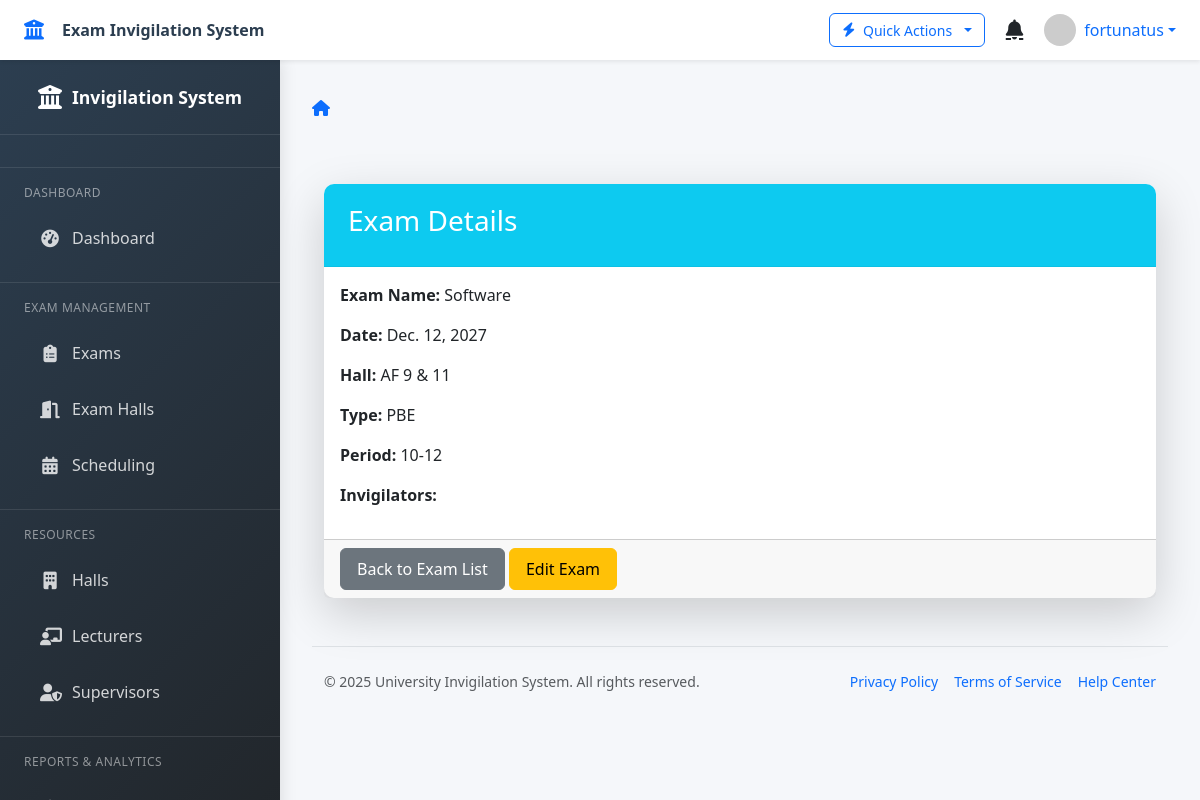
/exams/1/ (signed in), run on the app's committed database.
### invigilation/models.py (models this page shows, shortened)
class Exam(models.Model):
    PERIOD_CHOICES = [
        ('8-10', '8:00 - 10:00'),
        ('10-12', '10:00 - 12:00'),
        ('12-2', '12:00 - 14:00'),
        ('2-4', '14:00 - 16:00'),
        ('4-6', '16:00 - 18:00'),
    ]
    exam_name = models.CharField(max_length=200)
    exam_date = models.DateField()
    exam_hall = models.ForeignKey('Hall', on_delete=models.CASCADE)
    exam_type = models.CharField(
        max_length=50,
        choices=[('PBE', 'Paper Based Exam'), ('CBE', 'Computer Based Exam')]
    )
    exam_period = models.CharField(
        max_length=5,
        choices=PERIOD_CHOICES,
        help_text="Select exam time period"
    )
    invigilator1 = models.ForeignKey(
        'Lecturer',
        related_name="exam_invigilator1",
        on_delete=models.SET_NULL,
        null=True,
        blank=True
    )
    invigilator2 = models.ForeignKey(
        'Lecturer',
        related_name="exam_invigilator2",
        on_delete=models.SET_NULL,
        null=True,
        blank=True
    )

class Hall(models.Model):
    HALL_TYPES = (
        ('SM', 'Small'),
        ('MD', 'Medium'),
        ('LG', 'Large')
    )
    hall_name = models.CharField(max_length=50)
    hall_capacity = models.IntegerField()
    hall_type = models.CharField(max_length=50, choices=HALL_TYPES)
    class META:
        ordering = ['hall_name']
    def __str__(self):
        return self.hall_name

### invigilation/views.py (the view)
# urls.py: path('exams/<int:pk>/', views.exam_detail, name='exam_detail'),
@login_required(login_url='login')
def exam_detail(request, pk):
    exam = get_object_or_404(Exam, pk=pk)
    return render(request, 'invigilation/exam_detail.html', {'exam': exam})

### invigilation/templates/invigilation/exam_detail.html (shortened to what this page needs)
{% extends 'invigilation/based.html' %}
{% block content %}
<div class="container mt-5">
    <div class="card shadow-lg">
        <div class="card-header bg-info text-white">
            <h3>Exam Details</h3>
        </div>
        <div class="card-body">
            <p><strong>Exam Name:</strong> {{ exam.exam_name }}</p>
            <p><strong>Date:</strong> {{ exam.exam_date }}</p>
            <p><strong>Hall:</strong> {{ exam.exam_hall }}</p>
            <p><strong>Type:</strong> {{ exam.exam_type }}</p>
            <p><strong>Period:</strong> {{ exam.exam_period }}</p>
            <p><strong>Invigilators:</strong>
            </p>
        </div>
        <div class="card-footer">
            <a href="{% url 'exam_list' %}" class="btn btn-secondary">Back to Exam List</a>
            <a href="{% url 'edit_exam' exam.pk %}" class="btn btn-warning">Edit Exam</a>
        </div>
    </div>
</div>
{% endblock %}

### invigilation/templates/invigilation/based.html (shortened to what this page needs)
<!DOCTYPE html>
<html lang="en">
<head>
    <link href="https://cdn.jsdelivr.net/npm/bootstrap@5.3.2/dist/css/bootstrap.min.css" rel="stylesheet">
    <link href="https://cdn.jsdelivr.net/npm/bootstrap-icons@1.11.1/font/bootstrap-icons.css" rel="stylesheet">
    <link href="https://cdnjs.cloudflare.com/ajax/libs/font-awesome/6.4.2/css/all.min.css" rel="stylesheet">
    <link href="https://cdn.datatables.net/1.13.7/css/dataTables.bootstrap5.min.css" rel="stylesheet">
    <link href="https://cdn.datatables.net/buttons/2.4.2/css/buttons.bootstrap5.min.css" rel="stylesheet">
    <link href="https://cdn.datatables.net/responsive/2.5.0/css/responsive.bootstrap5.min.css" rel="stylesheet">
    <link href="https://cdnjs.cloudflare.com/ajax/libs/animate.css/4.1.1/animate.min.css" rel="stylesheet">
    <link href="https://cdn.jsdelivr.net/npm/select2@4.1.0-rc.0/dist/css/select2.min.css" rel="stylesheet" />
    <link href="https://cdn.jsdelivr.net/npm/flatpickr/dist/flatpickr.min.css" rel="stylesheet">
</head>
<body>
    <nav class="topbar shadow-sm">
        <div class="d-flex align-items-center">
            <a href="{% url 'dashboard' %}" class="topbar-brand text-decoration-none">
                <i class="fas fa-university text-primary"></i>
                <span class="ms-2 d-none d-sm-inline">Exam Invigilation System</span>
            </a>
        </div>
        <div class="topbar-nav">
            <div class="dropdown me-3">
                <button class="btn btn-outline-primary btn-sm dropdown-toggle" type="button" id="quickActionsDropdown" data-bs-toggle="dropdown" aria-expanded="false">
                    <i class="fas fa-bolt"></i>
                    <span class="d-none d-md-inline">Quick Actions</span>
                </button>
            </div>
            <div class="dropdown me-3">
                <button class="btn btn-link text-dark position-relative p-1" type="button" id="notificationsDropdown" data-bs-toggle="dropdown" aria-expanded="false">
                    <i class="fas fa-bell fs-5"></i>
                </button>
            </div>
            <div class="dropdown">
                <a href="#" class="d-flex align-items-center text-decoration-none dropdown-toggle" id="userDropdown" data-bs-toggle="dropdown" aria-expanded="false">
                    <img src="https://ui-avatars.com/api/?name={{ request.user.username }}&background=random&color=fff&size=160" alt="User" class="rounded-circle me-2" width="32" height="32">
                    <span class="d-none d-md-inline">{{ request.user.get_full_name|default:request.user.username }}</span>
                </a>
            </div>
        </div>
    </nav>
    <div class="sidebar" id="sidebar">
        <div class="sidebar-brand">
            <i class="fas fa-university fs-4"></i>
            <span class="sidebar-brand-text">Invigilation System</span>
        </div>
        <div class="sidebar-nav">
            <div class="nav-section-title">Dashboard</div>
            <ul class="nav flex-column">
                <li class="nav-item">
                    <a class="nav-link {% if request.resolver_match.url_name == 'dashboard' %}active{% endif %}" href="{% url 'dashboard' %}">
                        <i class="fas fa-tachometer-alt"></i>
                        <span class="nav-link-text">Dashboard</span>
                    </a>
                </li>
            </ul>
            <div class="nav-section-title">Exam Management</div>
            <ul class="nav flex-column">
                <li class="nav-item">
                    <a class="nav-link {% if 'exam_list' in request.resolver_match.url_name %}active{% endif %}" href="{% url 'exam_list' %}">
                        <i class="fas fa-clipboard-list"></i>
                        <span class="nav-link-text">Exams</span>
                    </a>
                </li>
                <li class="nav-item">
                    <a class="nav-link {% if 'exam_hall_panel' in request.resolver_match.url_name %}active{% endif %}" href="{% url 'exam_hall_panel' %}">
                        <i class="fas fa-door-open"></i>
                        <span class="nav-link-text">Exam Halls</span>
                    </a>
                </li>
                <li class="nav-item">
                    <a class="nav-link {% if 'schedule' in request.resolver_match.url_name %}active{% endif %}" href="{% url 'schedule' %}">
                        <i class="fas fa-calendar-alt"></i>
                        <span class="nav-link-text">Scheduling</span>
                    </a>
                </li>
            </ul>
            <div class="nav-section-title">Resources</div>
            <ul class="nav flex-column">
                <li class="nav-item">
                    <a class="nav-link {% if 'halls' in request.resolver_match.url_name %}active{% endif %}" href="{% url 'halls' %}">
                        <i class="fas fa-building"></i>
                        <span class="nav-link-text">Halls</span>
                    </a>
                </li>
                <li class="nav-item">
                    <a class="nav-link {% if 'lecturers' in request.resolver_match.url_name %}active{% endif %}" href="{% url 'lecturers' %}">
                        <i class="fas fa-chalkboard-teacher"></i>
                        <span class="nav-link-text">Lecturers</span>
                    </a>
                </li>
                <li class="nav-item">
                    <a class="nav-link {% if 'exam_supervisor_panel' in request.resolver_match.url_name %}active{% endif %}" href="{% url 'exam_supervisor_panel' %}">
                        <i class="fas fa-user-shield"></i>
                        <span class="nav-link-text">Supervisors</span>
                    </a>
                </li>
            </ul>
            <div class="nav-section-title">Reports & Analytics</div>
            <ul class="nav flex-column">
                <li class="nav-item">
                    <a class="nav-link {% if 'conflict_dashboard' in request.resolver_match.url_name %}active{% endif %}" href="{% url 'conflict_dashboard' %}">
                        <span class="nav-link-text">Conflicts</span>
                    </a>
                </li>
            </ul>
        </div>
    </div>
    <div class="main-content" id="mainContent">
        <div class="d-flex justify-content-between align-items-center mb-4">
            <div>
                <nav aria-label="breadcrumb">
                    <ol class="breadcrumb">
                        <li class="breadcrumb-item"><a href="{% url 'dashboard' %}"><i class="fas fa-home"></i></a></li>
                    </ol>
                </nav>
            </div>
        </div>
        <main class="animate-fade-in">
            {% block content %}{% endblock %}
        </main>
        <footer class="mt-5 pt-4 pb-2 border-top">
            <div class="container-fluid">
                <div class="d-flex flex-column flex-md-row justify-content-between align-items-center small">
                    <div class="text-muted mb-2 mb-md-0">
                        &copy; {% now "Y" %} University Invigilation System. All rights reserved.
                    </div>
                    <div class="d-flex">
                        <a href="#" class="text-decoration-none me-3">Privacy Policy</a>
                        <a href="#" class="text-decoration-none me-3">Terms of Service</a>
                        <a href="#" class="text-decoration-none">Help Center</a>
                    </div>
                </div>
            </div>
        </footer>
    </div>
</body>
</html>

### invigilation/templates/invigilation/based.html (style rules this page uses)
:root { --primary-color: #3498db; --primary-dark: #2980b9; --secondary-color: #2c3e50; --accent-color: #e74c3c; --light-color: #f8f9fa; --dark-color: #212529; --success-color: #28a745; --warning-color: #ffc107; --danger-color: #dc3545; --info-color: #17a2b8; --sidebar-width: 280px; --sidebar-collapsed-width: 80px; --topbar-height: 60px; }
body { font-family: 'Segoe UI', 'Roboto', system-ui, -apple-system, sans-serif; background-color: #f5f7fa; color: var(--dark-color); overflow-x: hidden; min-height: 100vh; padding-top: var(--topbar-height); }
.sidebar { background: linear-gradient(135deg, var(--secondary-color), var(--dark-color)); color: white; width: var(--sidebar-width); height: 100vh; position: fixed; left: 0; top: var(--topbar-height); transition: all 0.3s ease; box-shadow: 2px 0 15px rgba(0, 0, 0, 0.1); z-index: 1000; overflow-y: auto; }
.sidebar-brand { padding: 1.5rem 1rem; border-bottom: 1px solid rgba(255, 255, 255, 0.1); display: flex; align-items: center; justify-content: center; }
.sidebar-brand-text { font-weight: 600; font-size: 1.1rem; margin-left: 10px; transition: opacity 0.3s; }
.sidebar-nav { padding: 1rem 0; }
.nav-item { position: relative; }
.nav-link { color: rgba(255, 255, 255, 0.8); padding: 0.75rem 1.5rem; margin: 0.25rem 1rem; border-radius: 6px; display: flex; align-items: center; transition: all 0.3s; }
.nav-link i { margin-right: 12px; width: 20px; text-align: center; font-size: 1.1rem; }
.nav-section-title { color: rgba(255, 255, 255, 0.5); font-size: 0.75rem; text-transform: uppercase; letter-spacing: 0.5px; padding: 1rem 1.5rem 0.5rem; margin-top: 1rem; border-top: 1px solid rgba(255, 255, 255, 0.1); }
.main-content { margin-left: var(--sidebar-width); padding: 2rem; transition: all 0.3s ease; min-height: calc(100vh - var(--topbar-height)); }
.topbar { background-color: white; height: var(--topbar-height); position: fixed; top: 0; left: 0; right: 0; box-shadow: 0 2px 10px rgba(0, 0, 0, 0.08); z-index: 1100; display: flex; align-items: center; padding: 0 1.5rem; }
.topbar-brand { display: flex; align-items: center; font-weight: 600; color: var(--secondary-color); }
.topbar-brand i { margin-right: 10px; font-size: 1.25rem; }
.topbar-nav { display: flex; align-items: center; margin-left: auto; }
.card { border: none; border-radius: 10px; box-shadow: 0 4px 20px rgba(0, 0, 0, 0.05); transition: transform 0.3s, box-shadow 0.3s; margin-bottom: 1.5rem; background-color: white; }
.card-header { background-color: white; border-bottom: 1px solid rgba(0, 0, 0, 0.05); font-weight: 600; padding: 1.25rem 1.5rem; border-radius: 10px 10px 0 0 !important; display: flex; align-items: center; justify-content: space-between; }
.btn { border-radius: 6px; font-weight: 500; padding: 0.5rem 1rem; transition: all 0.2s; display: inline-flex; align-items: center; justify-content: center; gap: 0.5rem; }
.btn i { font-size: 0.9rem; }
.btn-sm { padding: 0.35rem 0.75rem; font-size: 0.875rem; }
.animate-fade-in { animation: fadeIn 0.3s ease-out forwards; }

### data on the page
Exam: exam_name "Software", exam_date "Dec. 12, 2027", exam_hall "AF 9 & 11", exam_type "PBE", exam_period "10-12"

### other printed values
{{ request.user.get_full_name|default:request.user.username }} "fortunatus"
